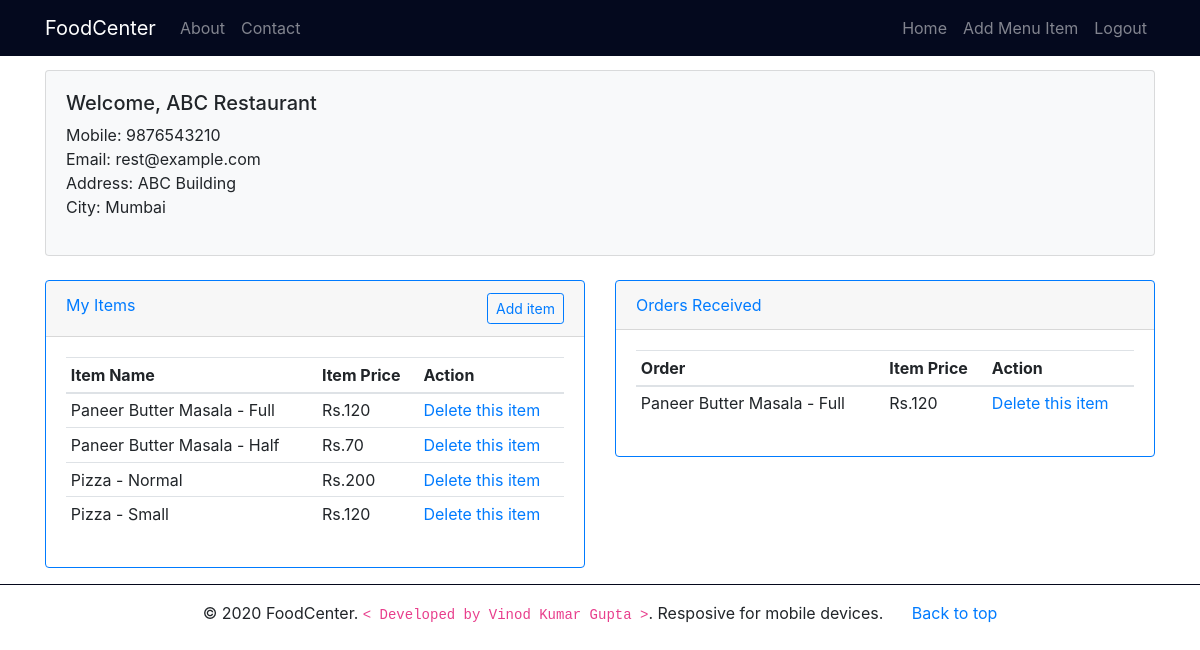
The app's page /restaurant_home.php (signed in) with its own data.
### tables this page shows
CREATE TABLE `restaurants` (
  `rest_id` int(11) NOT NULL,
  `rest_name` varchar(100) NOT NULL,
  `rest_mobile` varchar(15) NOT NULL,
  `rest_email` varchar(50) NOT NULL,
  `rest_addr` varchar(200) NOT NULL,
  `rest_city` varchar(50) NOT NULL,
  `rest_password_hash` varchar(50) NOT NULL
);

CREATE TABLE `menu_items` (
  `item_id` int(11) NOT NULL,
  `rest_id` int(11) NOT NULL,
  `item_name` varchar(30) NOT NULL,
  `item_price` float NOT NULL
);

CREATE TABLE `orders` (
  `order_id` int(11) NOT NULL,
  `ordered_by` int(11) NOT NULL,
  `ordered_from` int(11) NOT NULL,
  `item_id` int(11) NOT NULL,
  `quantity` int(11) NOT NULL
);

### restaurant_home.php (the view, shortened to what this page needs)
<?php
include_once('includes/db_con.php');
$stmt = $con->prepare("Select * from restaurants where rest_email = ?");
$stmt->bind_param("s",$_SESSION['rest_email']);
if($stmt->execute()){
    $result = $stmt->get_result();
    $row = $result->fetch_assoc();
    $rest_id = $row['rest_id'];
} else {
    die("Unknown Error!");
}
?>
<!DOCTYPE html>
<html>
<head>
    <link rel="stylesheet" href="css/bootstrap.min.css">
    <link rel="stylesheet" href="css/font-awesome.min.css">
    <link rel="stylesheet" href="css/custom.css">
</head>
<body>
    <?php include('includes/header.php'); ?>
    <section class="container">
        <div class="card bg-light">
            <div class="card-body">
                <h5>Welcome, <?php echo $_SESSION['rest_name']; ?></h5>
                <p>
                    Mobile: <?php echo $row['rest_mobile']; ?><br>
                    Email: <?php echo $_SESSION['rest_email']; ?><br>
                    Address: <?php echo $row['rest_addr']; ?><br>
                    City: <?php echo $row['rest_city']; ?><br>
                </p>
            </div>
        </div>
        <br>
        <div class="row">
            <div class="col-md-6">
                <div class="card border-primary">
                    <div class="card-header text-primary">
                        My Items
                        <a class="btn btn-sm btn-outline-primary float-right" href="add_menu_item.php">Add item</a>
                    </div>
                    <div class="card-body">
                        <table class="table table-sm">
                            <thead>
                                <tr>
                                    <th>Item Name</th>
                                    <th>Item Price</th>
                                    <th>Action</th>
                                </tr>
                            </thead>
                            <tbody>
                                <?php
                        $stmt = $con->prepare("Select * from menu_items where rest_id = ?");
                        $stmt->bind_param("s",$rest_id);
                        if($stmt->execute()){
                            $result = $stmt->get_result();
                            while($row = $result->fetch_assoc()){ ?>
                                <tr>
                                    <td><?php echo $row['item_name']; ?></td>
                                    <td><?php echo "Rs.".$row['item_price']; ?></td>
                                    <td><?php echo '<a href="delete_menu_item.php?item_id='.$row['item_id'].'&rest_id='.$rest_id.'" title="Delete this Item">Delete this item</a>'; ?>
                                    </td>
                                </tr>
                                <?php }
                        } else {
                            echo '<script>alert("Cannot add item!");</script>';
                        }
                        ?>
                            </tbody>
                        </table>
                    </div>
                </div>
            </div>
            <div class="col-md-6">
                <div class="card border-primary">
                    <div class="card-header text-primary">Orders Received</div>
                    <div class="card-body">
                        <table class="table table-sm">
                            <thead>
                                <tr>
                                    <th>Order</th>
                                    <th>Item Price</th>
                                    <th>Action</th>
                                </tr>
                            </thead>
                            <tbody>
                                <?php
                        $stmt2 = $con->prepare("Select * from orders o,menu_items m where o.ordered_from = ? && m.item_id = o.item_id ");
                        $stmt2->bind_param("i",$rest_id);
                        if($stmt2->execute()){
                            $result2 = $stmt2->get_result();
                            while($row2 = $result2->fetch_assoc()){ ?>
                                <tr>
                                    <td><?php echo $row2['item_name']; ?></td>
                                    <td><?php echo "Rs.".$row2['item_price']; ?></td>
                                    <td><?php echo '<a href="#" title="Delete this Item">Delete this item</a>'; ?>
                                    </td>
                                </tr>
                                <?php }
                        } else {
                            echo '<script>alert("Cannot add item!");</script>';
                        }
                        ?>
                            </tbody>
                        </table>
                    </div>
                </div>
            </div>
        </div>
    </section>
    <?php include('includes/footer.php'); ?>
</body>
</html>

### css/custom.css (style rules this page uses)
:root { --danger: #dc3545; }
body { margin-top: 70px; }

### records on screen
restaurants: rest_mobile "9876543210", rest_addr "ABC Building", rest_city "Mumbai"
menu_items: item_name "Paneer Butter Masala - Full", item_price "120"
menu_items: item_name "Paneer Butter Masala - Half", item_price "70"
menu_items: item_name "Pizza - Normal", item_price "200"
menu_items: item_name "Pizza - Small", item_price "120"
orders: item.item_name "Paneer Butter Masala - Full", item.item_price "120"

### other values on screen
$_SESSION['rest_name'] "ABC Restaurant"
$_SESSION['rest_email'] "rest@example.com"
